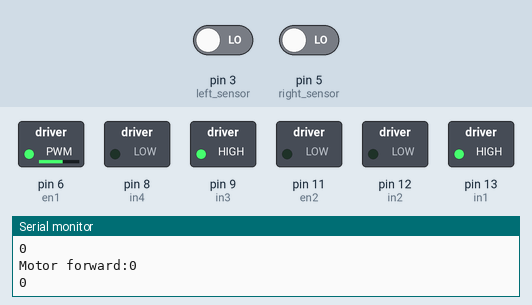
This sketch was run on a simulated Arduino Uno, built with avr-gcc and run on an emulated ATmega328P. On the bench: switched loads named in the sketch (green lamp = pin HIGH), the last lines printed to the serial monitor. Inputs (shaded band) come from the test bench; at power-on: pin 3 (left_sensor) LOW, pin 5 (right_sensor) LOW.

Above: at 2.9 s.
3.0 s: pin 3 (left_sensor) driven HIGH
At 5.4 s:
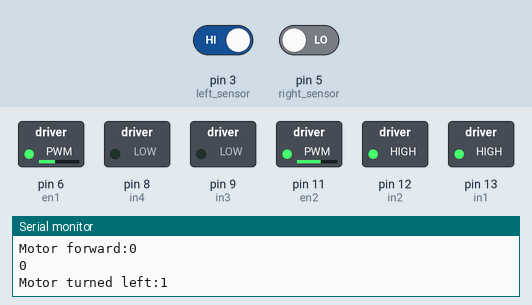
5.7 s: pin 5 (right_sensor) driven HIGH
At 7.1 s:
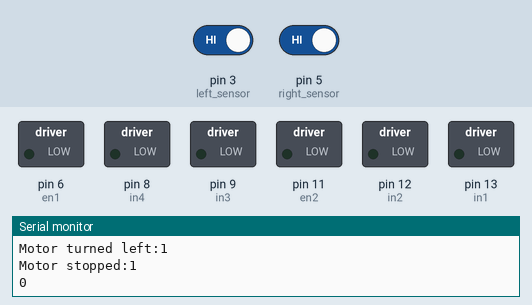
7.8 s: pin 3 (left_sensor) driven LOW
At 8.7 s:
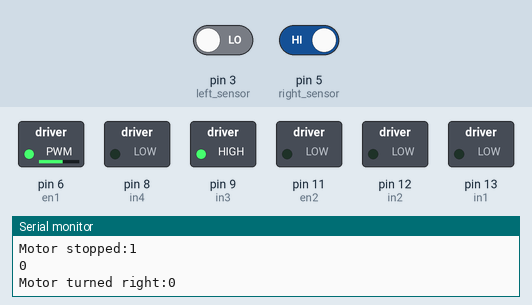
9.9 s: pin 5 (right_sensor) driven LOW
At 11.5 s:
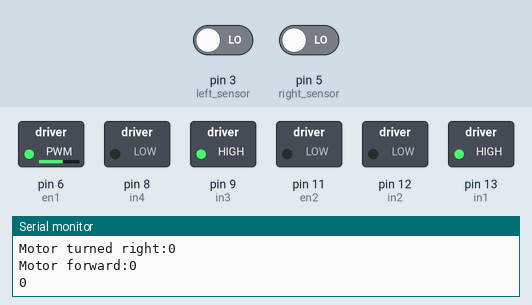
Timing chart, 0 to 13.0 s (numbered marks = the images above; inputs shaded):
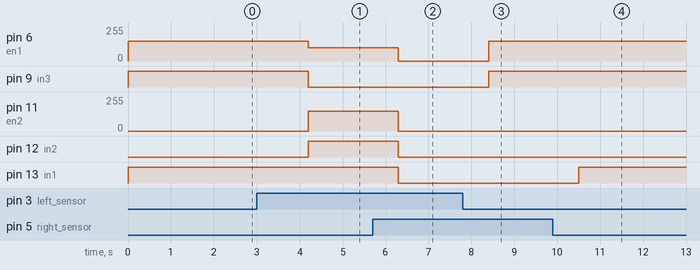

The sketch:

IR_car_chassis.ino
```cpp
#define in1 13
#define in2 12
#define in3 9
#define in4 8

#define left_sensor 3
#define right_sensor 5

#define en1 6   // Motor 1 speed control (PWM)
#define en2 11  // Motor 2 speed control (PWM)

int left_value;
int right_value;

void setup() {
  Serial.begin(9600);

  pinMode(right_sensor, INPUT);
  pinMode(left_sensor, INPUT);

  // Motor 1 control
  pinMode(in1, OUTPUT);
  pinMode(in2, OUTPUT);
  // Motor 2 control
  pinMode(in3, OUTPUT);
  pinMode(in4, OUTPUT);

  // Motor speed control
  pinMode(en1, OUTPUT);
  pinMode(en2, OUTPUT);

  motor_stop();
}

void loop() {
  // Read sensor values
  left_value = digitalRead(left_sensor);
  right_value = digitalRead(right_sensor);

  // Sensor-based movement logic
  if ((right_value == 1) && (left_value == 1)) {
    motor_stop();
    Serial.print("Motor stopped:");
     Serial.println(digitalRead(3));
    Serial.println(digitalRead(11));
    delay(2000);
  } else if ((right_value == 0) && (left_value == 0)) {
    forward();
    Serial.print("Motor forward:");
    Serial.println(digitalRead(3));
    Serial.println(digitalRead(11));
    delay(2000);
  } else if ((right_value == 1) && (left_value == 0)) {
    right();
    Serial.print("Motor turned right:");
    Serial.println(digitalRead(11));
    delay(2000);
  } else if ((right_value == 0) && (left_value == 1)) {
    left();
    Serial.print("Motor turned left:");
    Serial.println(digitalRead(3));
    delay(2000);
  }

  delay(100);  // Allow sensors time to detect surroundings
}

void forward() {
  analogWrite(en1, 150);  // Adjust speed (0 to 255)
  analogWrite(en2, 150);

  digitalWrite(in1, HIGH);
  digitalWrite(in2, LOW);
  digitalWrite(in3, HIGH);
  digitalWrite(in4, LOW);
}

void left() {
  analogWrite(en1, 100);  // Reduce speed for smoother turn
  analogWrite(en2, 150);

  digitalWrite(in1, HIGH);
  digitalWrite(in2, HIGH);
  digitalWrite(in3, LOW);
  digitalWrite(in4, LOW);
}

void right() {
  analogWrite(en1, 150);
  analogWrite(en2, 100);  // Reduce speed for better right turn response

  digitalWrite(in1, LOW);
  digitalWrite(in2, LOW);
  digitalWrite(in3, HIGH);
  digitalWrite(in4, LOW);
}

void motor_stop() {
  analogWrite(en1, 0);  // Set speed to 0 for full stop
  analogWrite(en2, 0);

  digitalWrite(in1, LOW);
  digitalWrite(in2, LOW);
  digitalWrite(in3, LOW);
  digitalWrite(in4, LOW);
}
```

Measured:
- after the input at 3.0 s, pin 6 (en1): 150/255 → 100/255 after 1.2 s; pin 9 (in3): HIGH → LOW after 1.2 s; pin 11 (en2): 0/255 → 150/255 after 1.2 s; pin 12 (in2): LOW → HIGH after 1.2 s
- after the input at 5.7 s, pin 6 (en1): 100/255 → 0/255 after 0.60 s; pin 11 (en2): 150/255 → 0/255 after 0.60 s; pin 12 (in2), pin 13 (in1): HIGH → LOW after 0.60 s
- after the input at 7.8 s, pin 6 (en1): 0/255 → 150/255 after 0.60 s; pin 9 (in3): LOW → HIGH after 0.60 s
- after the input at 9.9 s, pin 13 (in1): LOW → HIGH after 0.60 s
